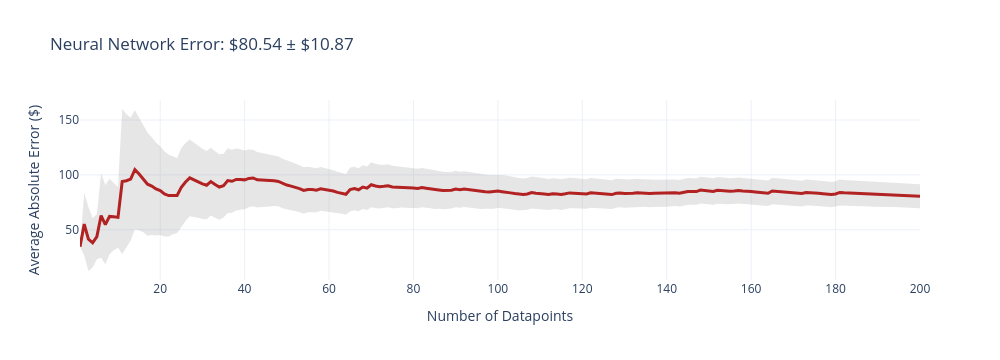
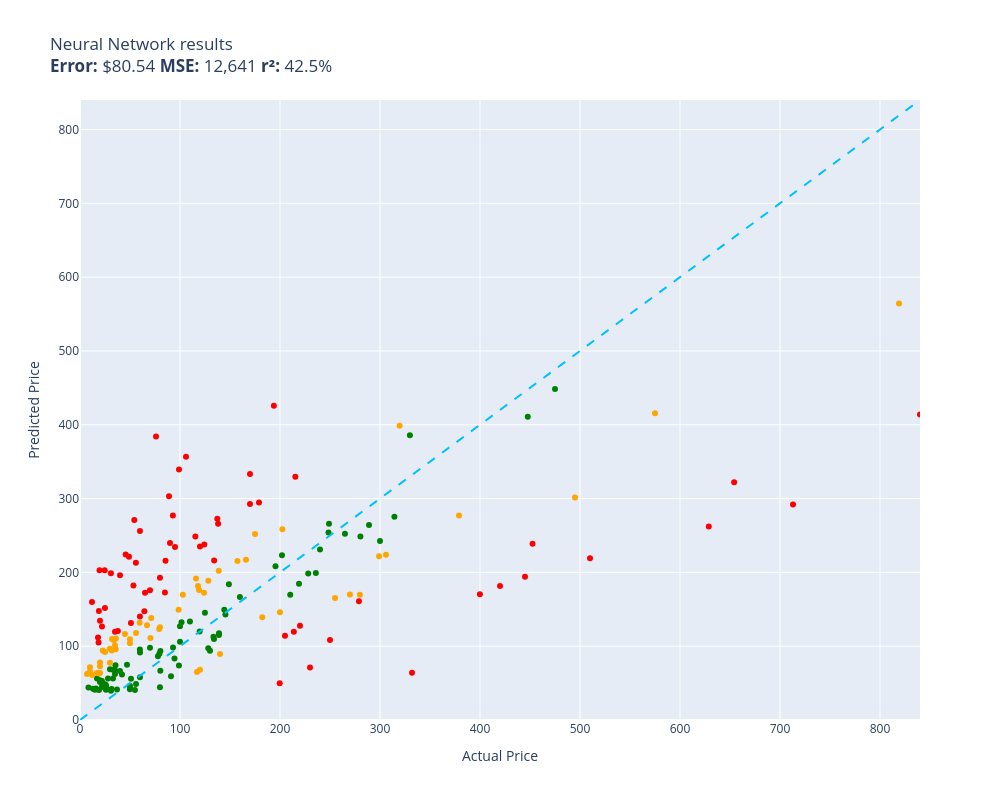

These figures' notebook cell, in order:
### Code cell
evaluate(neural_network, test)

### Figure 1 — Plotly figure (JSON) as saved in the notebook; plotly's stock layout.template omitted (floating-point values rounded to 4 significant figures; data arrays with more than 128 entries replaced by an {"elided": "..."} marker saying what was removed)
{"data": [{"fill": "toself", "fillcolor": "rgba(128,128,128,0.2)", "hoverinfo": "skip", "line": {"color": "rgba(255,255,255,0)"}, "name": "95% CI", "showlegend": false, "type": "scatter", "x": {"elided": "400 int values"}, "y": {"elided": "400 float values"}}, {"customdata": {"elided": "200x1 float values"}, "hovertemplate": "n=%{x}<br>Avg Error=$%{y:,.2f}<br>±95% CI=$%{customdata[0]:,.2f}<extra></extra>", "line": {"color": "firebrick", "width": 3}, "mode": "lines", "name": "Cumulative Avg Error", "type": "scatter", "x": {"elided": "200 int values"}, "y": {"elided": "200 float values"}}], "layout": {"height": 360, "showlegend": false, "title": {"text": "Neural Network Error: $80.54 ± $10.87"}, "width": 1000, "xaxis": {"title": {"text": "Number of Datapoints"}}, "yaxis": {"title": {"text": "Average Absolute Error ($)"}}}}

### Figure 2 — Plotly figure (JSON) as saved in the notebook; plotly's stock layout.template omitted (floating-point values rounded to 4 significant figures)
{"data": [{"customdata": [["Old Blood Noise Excess V2 Distortion Cho...\nGuess=$184.52 Actual=$219.00"], ["NewPower99 Battery Kit for Samsung Galax...\nGuess=$40.81 Actual=$54.95"], ["EXMAX NG-10X Fresnel Lens Focusing Adapt...\nGuess=$98.04 Actual=$69.98"], ["SuppliesOutlet Compatible Toner Cartridg...\nGuess=$149.47 Actual=$144.29"], ["Pump Head TBVECHI 175PSI 4KW 5.5HP 21CFM...\nGuess=$385.73 Actual=$329.90"], ["LOVE MEI Galaxy S10 Lite Case, Military ...\nGuess=$67.97 Actual=$32.98"], ["GJY Portable TV,10.6 inch Mini TV for AT...\nGuess=$89.62 Actual=$79.36"], ["APS iBoard 6-inch Aluminum (Black Powder...\nGuess=$169.57 Actual=$210.23"], ["Intermatic PX300 12V 300W Transformer wi...\nGuess=$109.75 Actual=$134.00"], ["Clementoni 39132.5 Jigsaw Puzzle 1,000 P...\nGuess=$44.49 Actual=$79.95"], ["GanFindX Portable Car Hand Controls for ...\nGuess=$166.77 Actual=$159.90"], ["KOMPUTERBAY 4GB 2X 2GB DDR2 1066MHz PC2-...\nGuess=$66.75 Actual=$80.34"], ["Mylites+ Standard Comic Book Mylar Sleev...\nGuess=$62.42 Actual=$34.99"], ["Wenger City Upgrade Laptop Backpack with...\nGuess=$143.00 Actual=$145.42"], ["AUTOFREE LED Tail Lights Assembly Compat...\nGuess=$223.05 Actual=$201.99"], ["Adams Check Payment and Deposit Register...\nGuess=$74.11 Actual=$35.49"], ["3D Tree Hole Branches 075 Stair Risers D...\nGuess=$93.71 Actual=$129.99"], ["KOHLER 18865-CP Filtered Water Faucet, P...\nGuess=$448.57 Actual=$475.00"], ["Fjallraven, Kanken Laptop 15\" Backpack f...\nGuess=$119.74 Actual=$119.65"], ["Sumerain S1339CM Double Handle Widesprea...\nGuess=$199.15 Actual=$235.86"], ["Webcem Solar Shed Light Outdoor Indoor, ...\nGuess=$86.52 Actual=$77.96"], ["Festool 492370 Platin 2 S1000 Grit 6-Inc...\nGuess=$59.32 Actual=$91.00"], ["Western Digital Enterprise RE4-GP 2TB SA...\nGuess=$133.50 Actual=$109.95"], ["VLAND LED Smoked Taillights Compatible F...\nGuess=$230.92 Actual=$239.99"], ["PM Auto Front Right Quick Complete Strut...\nGuess=$145.19 Actual=$124.94"], ["Tablet PC Cover Compatible with Lenovo T...\nGuess=$41.86 Actual=$31.61"], ["Ultra Duster Canned Air Net 10 Oz 6-Pack\nGuess=$41.73 Actual=$49.90"], ["Liberty Imports 12 Pack: US Military Toy...\nGuess=$56.17 Actual=$16.98"], ["Marvel Legends Series X-Men 6-Inch Archa...\nGuess=$73.95 Actual=$98.95"], ["Intrepid International Dressage Letters-...\nGuess=$42.40 Actual=$26.99"], ["KUNN Small Electrician Tool Pouch Utilit...\nGuess=$52.77 Actual=$21.99"], ["iPhone 12/12 Pro Nicaragua Guardabarranc...\nGuess=$51.48 Actual=$19.97"], ["Replacement Remote Control for PANASONIC...\nGuess=$67.67 Actual=$34.95"], ["KS K-STORM Replacement Silicone Mushroom...\nGuess=$44.16 Actual=$8.50"], ["Pioneer 2AM401-BN Two Handle Kitchen Fau...\nGuess=$198.41 Actual=$228.22"], ["4LT LUMINETTE Vanity Opal GLS BSN\nGuess=$127.02 Actual=$99.99"], ["GE RPWF SmartWater Comparable Refrigerat...\nGuess=$41.32 Actual=$36.99"], ["Urth 62mm UV, Circular Polarizing (CPL),...\nGuess=$117.58 Actual=$139.00"], ["MGP Caliper Covers 39011SACURD Red Powde...\nGuess=$265.80 Actual=$249.00"], ["NewFantasia Replacement Audio Cable with...\nGuess=$39.71 Actual=$31.00"], ["MONOCARBON Forged Carbon Fiber Case for ...\nGuess=$57.78 Actual=$59.99"], ["AC Compressor & A/C Kit For BMW 335i 335...\nGuess=$275.39 Actual=$314.41"], ["MXR Carbon Copy Deluxe Analog Delay Guit...\nGuess=$208.43 Actual=$195.50"], ["USB Charger, CIVIE High Speed 60W Multip...\nGuess=$42.63 Actual=$15.99"], ["Hp Pavilion P7-1257c Motherboard Aahd3-h...\nGuess=$95.56 Actual=$59.86"], ["Kastar Battery Pack Replacement for Sony...\nGuess=$53.98 Actual=$19.99"], ["New Replacement seat cover fits Yamaha M...\nGuess=$114.99 Actual=$138.95"], ["AZX Stylus Pencil for Apple iPad Pro 202...\nGuess=$68.87 Actual=$29.99"], ["Raspberry Pi 3 Model B+ Aluminum Case Me...\nGuess=$40.82 Actual=$14.99"], ["ROHL WSGUM3018WH Wire Sink Grids, White\nGuess=$97.14 Actual=$128.28"], ["Diversitech UC2436-3 Ultralite Condenser...\nGuess=$93.43 Actual=$80.39"], ["APS iBoard (304 Stainless Steel Polished...\nGuess=$252.25 Actual=$264.95"], ["200 Couples Conversation Cards - Enjoy B...\nGuess=$56.08 Actual=$32.97"], ["The Puppet Company - Carpet-Unicorn, Whi...\nGuess=$40.64 Actual=$19.00"], ["KYX Racing Hardened Steel Center Drive S...\nGuess=$74.85 Actual=$46.99"], ["OEM Samsung Remote Control Shipped with ...\nGuess=$48.80 Actual=$56.00"], ["Custom Engagement Logo Desk Embosser Sea...\nGuess=$46.24 Actual=$49.95"], ["Audio Techinca ATW-T1002 System 10 Handh...\nGuess=$264.20 Actual=$289.00"], ["520 Pieces Christmas Envelope Seal Stick...\nGuess=$40.88 Actual=$25.99"], ["LD Compatible Ink Cartridge Replacement ...\nGuess=$61.73 Actual=$41.99"], ["BestPricedDecals Wine A BIT, You'll Feel...\nGuess=$42.28 Actual=$12.98"], ["VATOS 4 Packs Bubble Machine Gun for Kid...\nGuess=$45.95 Actual=$22.88"], ["Steering Wheel, Carbon Fiber Automotive ...\nGuess=$410.93 Actual=$447.74"], ["BXYJY for Samsung Galaxy Z Fold 3 Case w...\nGuess=$43.92 Actual=$49.99"], ["VONADO Space Wars Colonial Viper MK1 Bui...\nGuess=$66.52 Actual=$39.99"], ["Disney Princess Sparkling Princess Sleep...\nGuess=$43.34 Actual=$24.95"], ["sabermaster TCG Playmat yugioh playmat T...\nGuess=$45.01 Actual=$21.99"], ["DuraGo BR5330 Front Vented Disc Brake Ro...\nGuess=$132.34 Actual=$101.51"], ["Vinyl Soft Top Roll-up Adjustable Truck ...\nGuess=$183.91 Actual=$148.88"], ["Glovion Music Stand Light, Clip On Piano...\nGuess=$56.26 Actual=$27.99"], ["Samsung DA97-07603B Freezer Ice Maker As...\nGuess=$98.23 Actual=$93.02"], ["Intex River Run Connect Lounge (Four)\nGuess=$83.25 Actual=$94.49"], ["Think Gizmos Build Your Own Robot Toys f...\nGuess=$48.43 Actual=$24.95"], ["HP Laserjet 2100 Laser Printer W/Test Pr...\nGuess=$242.60 Actual=$299.98"], ["PowerSport Front Rear Brakes and Rotors ...\nGuess=$254.08 Actual=$248.51"], ["Targus CityGear Durable Backpack, Black,...\nGuess=$112.84 Actual=$133.43"], ["Fender Hendrix Voodoo Child Coiled Instr...\nGuess=$91.37 Actual=$59.99"], ["W11130208 W10695459 Refrigerator LED Mod...\nGuess=$41.78 Actual=$26.59"], ["Fitness Center Gym Room Weight Train Dua...\nGuess=$106.18 Actual=$99.99"], ["For Volvo C70 S70 V70 V40 S40 AC Compres...\nGuess=$248.60 Actual=$280.41"], ["Refresh NSF-53 Premium Replacement Refri...\nGuess=$55.79 Actual=$50.99"], ["NICKSTON Red Sparkling Glitter Slim Band...\nGuess=$47.23 Actual=$25.99"]], "hovertemplate": "%{customdata[0]}<extra></extra>", "legendgroup": "green", "marker": {"color": "green", "size": 6, "symbol": "circle"}, "mode": "markers", "name": "green", "orientation": "v", "showlegend": true, "type": "scatter", "x": [219.0, 54.95, 69.98, 144.3, 329.9, 32.98, 79.36, 210.2, 134.0, 79.95, 159.9, 80.34, 34.99, 145.4, 202.0, 35.49, 130.0, 475.0, 119.7, 235.9, 77.96, 91.0, 110.0, 240.0, 124.9, 31.61, 49.9, 16.98, 98.95, 26.99, 21.99, 19.97, 34.95, 8.5, 228.2, 99.99, 36.99, 139.0, 249.0, 31.0, 59.99, 314.4, 195.5, 15.99, 59.86, 19.99, 138.9, 29.99, 14.99, 128.3, 80.39, 264.9, 32.97, 19.0, 46.99, 56.0, 49.95, 289.0, 25.99, 41.99, 12.98, 22.88, 447.7, 49.99, 39.99, 24.95, 21.99, 101.5, 148.9, 27.99, 93.02, 94.49, 24.95, 300.0, 248.5, 133.4, 59.99, 26.59, 99.99, 280.4, 50.99, 25.99], "xaxis": "x", "y": [184.5, 40.81, 98.04, 149.5, 385.7, 67.97, 89.62, 169.6, 109.8, 44.49, 166.8, 66.75, 62.42, 143.0, 223.0, 74.11, 93.71, 448.6, 119.7, 199.2, 86.52, 59.32, 133.5, 230.9, 145.2, 41.86, 41.73, 56.17, 73.95, 42.4, 52.77, 51.48, 67.67, 44.16, 198.4, 127.0, 41.32, 117.6, 265.8, 39.71, 57.78, 275.4, 208.4, 42.63, 95.56, 53.98, 115.0, 68.87, 40.82, 97.14, 93.43, 252.2, 56.08, 40.64, 74.85, 48.8, 46.24, 264.2, 40.88, 61.73, 42.28, 45.95, 410.9, 43.92, 66.52, 43.34, 45.01, 132.3, 183.9, 56.26, 98.23, 83.25, 48.43, 242.6, 254.1, 112.8, 91.37, 41.78, 106.2, 248.6, 55.79, 47.23], "yaxis": "y"}, {"customdata": [["telpo Headlight Assembly Fit For 15 Camr...\nGuess=$191.80 Actual=$115.99"], ["Stand for Raven Pro Document Scanner - P...\nGuess=$96.41 Actual=$29.85"], ["8544771 Dryer Heating Element, 279816 Th...\nGuess=$95.71 Actual=$35.74"], ["Metabo HPT 36V MultiVolt™ Cordless Rotar...\nGuess=$276.89 Actual=$379.00"], ["Panasonic KX-TG6511B DECT 6.0 PLUS Expan...\nGuess=$123.15 Actual=$79.20"], ["LD Products Compatible Toner Cartridge R...\nGuess=$109.47 Actual=$49.98"], ["PEMP E65 E66 CDC Simulate Optical Fiber ...\nGuess=$176.04 Actual=$119.00"], ["CORSAIR Dominator Platinum RGB 32GB (2x1...\nGuess=$172.26 Actual=$124.00"], ["SKB iSeries 3i-13096-6KP Case for BlackM...\nGuess=$252.14 Actual=$174.99"], ["Mini PC, Kinupute Desktop Computer E3-12...\nGuess=$301.44 Actual=$495.00"], ["June Garden 12\" Sweet Dolly Charlotte - ...\nGuess=$63.62 Actual=$19.99"], ["Aolemi Oil Rubbed Bronze Single Function...\nGuess=$149.27 Actual=$98.65"], ["10GBase-LR SFP+ Transceiver, Handar 10GB...\nGuess=$72.88 Actual=$19.99"], ["Canon EOS Rebel T7 Digital SLR Camera wi...\nGuess=$564.44 Actual=$819.00"], ["Evergreen HSHB2005 Cylinder Head Gasket ...\nGuess=$131.71 Actual=$59.69"], ["Tidal Front + Rear Fender Flares 4PC Poc...\nGuess=$165.31 Actual=$254.99"], ["DALDED LED Light Kit for Lego Sonic Gree...\nGuess=$92.09 Actual=$24.99"], ["Baseball Backpacks Large 18 Inch Bookbag...\nGuess=$94.22 Actual=$31.77"], ["Retevis RT68 Soft Earhook Walkie Talkie ...\nGuess=$62.23 Actual=$6.99"], ["Evan-Fischer Front Bumper Cover Compatib...\nGuess=$258.49 Actual=$202.38"], ["Laisomeke Waterproof Junction Box, Unive...\nGuess=$61.04 Actual=$11.99"], ["Miyaya@ Funny Animal Masks Collection fo...\nGuess=$63.76 Actual=$16.99"], ["Trail Gear Twin Stick Kit for Top Shift ...\nGuess=$169.70 Actual=$279.92"], ["Beck/Arnley 0421945 Air Filter\nGuess=$110.36 Actual=$35.87"], ["IQShield Screen Protector Compatible wit...\nGuess=$71.39 Actual=$9.95"], ["Pidoko Kids Train Table, Grey with 90 Pc...\nGuess=$68.17 Actual=$119.97"], ["Ceramic Talavera Mexican Tile 4x4\", 9 Pi...\nGuess=$77.57 Actual=$29.95"], ["ANZO USA 111207 GMC SIERRA 99-06 / YUKON...\nGuess=$139.12 Actual=$182.28"], ["Kingston Brass KS269SN Kingston Clawfoot...\nGuess=$223.77 Actual=$305.99"], ["LSSAGOON Backpack for Women Teen Kids Gi...\nGuess=$107.91 Actual=$33.99"], ["Grey Pneumatic 1311SD Impact Socket Set\nGuess=$215.41 Actual=$157.43"], ["Aeromotive 13304 Regulator, X1 Adjustabl...\nGuess=$170.03 Actual=$269.95"], ["Walker Exhaust Ultra EPA 16478 Direct Fi...\nGuess=$415.63 Actual=$574.99"], ["4pc Wheel Spacers Adapters 4\" (2inch Per...\nGuess=$64.94 Actual=$116.95"], ["LSI Broadcom SAS 9300-8i 8-port 12Gb/s S...\nGuess=$181.51 Actual=$118.00"], ["Mikrotik RB3011UIAS-RM RouterBOARD 10xGi...\nGuess=$221.88 Actual=$299.00"], ["DuraGo 29515020 Front Hub Assembly\nGuess=$188.51 Actual=$128.34"], ["Chalkboard Name Badges with Magnetic Bac...\nGuess=$77.78 Actual=$19.95"], ["Linkloos Solar Street Lights Outdoor Wat...\nGuess=$117.72 Actual=$55.99"], ["GENUINE VOLVO THERMOSTAT (3.0, 3.2) S60 ...\nGuess=$169.58 Actual=$102.85"], ["Pyle Wireless Rear View Backup Camera - ...\nGuess=$110.93 Actual=$70.45"], ["Cardone 84-58642 New HEI Electronic Dist...\nGuess=$217.10 Actual=$165.99"], ["Universal Power Group 12V 100Ah Sealed L...\nGuess=$145.88 Actual=$199.99"], ["Amana Tool - SC587 Carbide Tipped 3-Wing...\nGuess=$138.36 Actual=$71.23"], ["CTLAMP XL-2100 Professional Quality XL-2...\nGuess=$109.82 Actual=$32.00"], ["200 ' feet True 14 Gauge AWG CCA Speaker...\nGuess=$116.56 Actual=$44.95"], ["StonKraft Brass Chess Board Game Set wit...\nGuess=$89.41 Actual=$140.00"], ["Baumgartens Sicurix Blank PVC ID Cards (...\nGuess=$62.87 Actual=$19.11"], ["Venom Power Terra Hunter R/T+ R/T All-Te...\nGuess=$398.75 Actual=$319.65"], ["Replacement Remote Control fit for Sony ...\nGuess=$65.64 Actual=$9.99"], ["Star Wars Die-Cast Metal TITANIUM Series...\nGuess=$94.14 Actual=$22.70"], ["Viola Bow 4/4 Full Size Carbon Fiber (Bl...\nGuess=$104.03 Actual=$49.99"], ["KZ ZS10 Pro in Ear Monitor Headphone KZ ...\nGuess=$128.27 Actual=$66.99"], ["Jada Toys Ryan's World Combo Panda Airli...\nGuess=$100.92 Actual=$34.94"], ["Garmin 010-12402-10 GT15M-TM Transom-Mou...\nGuess=$202.32 Actual=$138.74"], ["MonMount Triple Monitor Stand Freestandi...\nGuess=$125.52 Actual=$79.99"]], "hovertemplate": "%{customdata[0]}<extra></extra>", "legendgroup": "orange", "marker": {"color": "orange", "size": 6, "symbol": "circle"}, "mode": "markers", "name": "orange", "orientation": "v", "showlegend": true, "type": "scatter", "x": [116.0, 29.85, 35.74, 379.0, 79.2, 49.98, 119.0, 124.0, 175.0, 495.0, 19.99, 98.65, 19.99, 819.0, 59.69, 255.0, 24.99, 31.77, 6.99, 202.4, 11.99, 16.99, 279.9, 35.87, 9.95, 120.0, 29.95, 182.3, 306.0, 33.99, 157.4, 269.9, 575.0, 117.0, 118.0, 299.0, 128.3, 19.95, 55.99, 102.8, 70.45, 166.0, 200.0, 71.23, 32.0, 44.95, 140.0, 19.11, 319.6, 9.99, 22.7, 49.99, 66.99, 34.94, 138.7, 79.99], "xaxis": "x", "y": [191.8, 96.41, 95.71, 276.9, 123.2, 109.5, 176.0, 172.3, 252.1, 301.4, 63.62, 149.3, 72.88, 564.4, 131.7, 165.3, 92.09, 94.22, 62.23, 258.5, 61.04, 63.76, 169.7, 110.4, 71.39, 68.17, 77.57, 139.1, 223.8, 107.9, 215.4, 170.0, 415.6, 64.94, 181.5, 221.9, 188.5, 77.78, 117.7, 169.6, 110.9, 217.1, 145.9, 138.4, 109.8, 116.6, 89.41, 62.87, 398.7, 65.64, 94.14, 104.0, 128.3, 100.9, 202.3, 125.5], "yaxis": "y"}, {"customdata": [["RBC12-UPC Replacement Battery Cartridge ...\nGuess=$71.03 Actual=$229.99"], ["ACDelco GM Original Equipment FW339 Fron...\nGuess=$329.41 Actual=$215.33"], ["Bam France 2002XL Contoured Hightech Bla...\nGuess=$292.07 Actual=$713.00"], ["46mm Digital Pro High-Resolution Close-U...\nGuess=$134.31 Actual=$19.99"], ["Innovative Percussion CB-6 Chamois Bass ...\nGuess=$270.94 Actual=$54.32"], ["HK SYSTEMS 13\" Heavy Duty Black \"Push\" O...\nGuess=$172.64 Actual=$84.95"], ["Bam Trekking 3027SB Single Black Clarine...\nGuess=$64.15 Actual=$332.00"], ["DEWALT 20V MAX* XR Impact Driver with Bl...\nGuess=$238.71 Actual=$452.53"], ["Deco Mount Pro Tripod Microphone Stand w...\nGuess=$255.94 Actual=$59.95"], ["Scranton & Co 3 Drawer Mobile File Cabin...\nGuess=$248.69 Actual=$115.35"], ["Task T24287 Roman Ogee Router Bit with 1...\nGuess=$213.20 Actual=$55.88"], ["Travelpro Platinum Elite Slim Business L...\nGuess=$119.71 Actual=$213.83"], ["Southwire 120V/15A Right Angle User Atta...\nGuess=$120.67 Actual=$37.87"], ["JRready ST6313 DT Deutsch Connector Kit,...\nGuess=$49.69 Actual=$199.68"], ["15\" Locking Shower Head Extension Arm in...\nGuess=$192.75 Actual=$79.95"], ["Dakota Alert MURS Alert Probe Sensor - M...\nGuess=$127.77 Actual=$219.99"], ["152MM Hole Saws M42 Bi-Metal High Speed ...\nGuess=$111.76 Actual=$17.99"], ["Projector, CRAZVIEW Projector with WiFi ...\nGuess=$182.31 Actual=$53.40"], ["Diversitech WG840585 Motor, (Ddb) 1/3Hp,...\nGuess=$216.08 Actual=$134.12"], ["MC: Pindicator (Dual Intensity Amber)\nGuess=$195.96 Actual=$40.00"], ["Poison Spyder 10-08-020 Rocker Knocker\nGuess=$262.08 Actual=$628.76"], ["DIMARZIO 204284 DP 163FBK Blues Bucker G...\nGuess=$239.92 Actual=$89.99"], ["Lighted Triangle Mirror Cabinet Bathroom...\nGuess=$194.06 Actual=$445.00"], ["BESTILL Wall Mounted Shower Faucet Set, ...\nGuess=$384.04 Actual=$76.00"], ["Engine Thermostat, Replace 19301-PAA-306...\nGuess=$147.81 Actual=$18.89"], ["Dell Optiplex 390 Desktop Computer i3 3....\nGuess=$237.93 Actual=$124.27"], ["Neporal Full Spectrum Light Bulb, 6000K ...\nGuess=$104.90 Actual=$18.59"], ["Satco S9596, 4 Count (Pack of 1), 4.18\nGuess=$159.85 Actual=$12.00"], ["LEGO Marvel Avengers War Machine Buster ...\nGuess=$140.21 Actual=$59.95"], ["EMART Photography C Stand with Boom Arm,...\nGuess=$234.98 Actual=$119.99"], ["KOHLER K-1185540-CP Assembly-Slider\nGuess=$224.10 Actual=$45.67"], ["Trim Kit for 2-handle Shower & Tub Valve...\nGuess=$234.53 Actual=$94.99"], ["Royal Designs, Inc. Decorative Abundant ...\nGuess=$151.70 Actual=$24.95"], ["Canon Sure Shot 90u 35mm Date Camera\nGuess=$170.21 Actual=$399.89"], ["Wilkinson LOW GAUSS Vintage Tone Strat S...\nGuess=$198.80 Actual=$30.93"], ["Ibanez M510OVS Acoustic Mandolin in Vint...\nGuess=$333.34 Actual=$169.99"], ["Berta (6 Pieces) 1-1/4 inch Overlay, 90 ...\nGuess=$202.75 Actual=$24.66"], ["CradlePoint Compact Broadband Router (CB...\nGuess=$303.14 Actual=$89.00"], ["Auertech Portable Washing Machine, 14lbs...\nGuess=$339.35 Actual=$98.99"], ["18 Inch White Undermount Kitchen Sink - ...\nGuess=$294.56 Actual=$179.00"], ["Evan Fischer Radiator Cooling Fan Assemb...\nGuess=$272.78 Actual=$137.34"], ["ECCPP Power Steering Pump for 2009-2010 ...\nGuess=$215.82 Actual=$85.48"], ["UPR Mach 1 Chin Spoiler Fits 94-98 Musta...\nGuess=$172.56 Actual=$64.99"], ["SP Air Corporation SP-8102BU 1/4-Inch He...\nGuess=$114.25 Actual=$204.99"], ["Skullcandy Hesh Evo Bluetooth Headphones...\nGuess=$175.94 Actual=$69.99"], ["ASUS VY279HE-W 27” 1080P Monitor - White...\nGuess=$265.81 Actual=$138.10"], ["LCD Screen for Dell Inspiron 17R 17.3\" H...\nGuess=$147.48 Actual=$64.37"], ["Music Hall pa15.3 MM/MC Phono Preamplifi...\nGuess=$108.40 Actual=$250.00"], ["Lorell Bell Chair Glide, 2.5\", Black\nGuess=$202.82 Actual=$19.50"], ["4 Inches Rolled Muffler Tip Catback Exha...\nGuess=$425.68 Actual=$193.88"], ["Competition Clutch Disc and Pressure Pla...\nGuess=$219.03 Actual=$510.00"], ["KUNFINE Android Radio CarPlay & Android ...\nGuess=$356.71 Actual=$106.00"], ["VIPMOTOZ Sequential Turn Signal Premium ...\nGuess=$160.97 Actual=$278.94"], ["A-Premium Front Suspension Steering Knuc...\nGuess=$221.22 Actual=$48.99"], ["Dell XPS 13 9343-2727SLV 13.3\" Full HD S...\nGuess=$414.04 Actual=$839.99"], ["Pacific Drums PDCM1618TTRB 16 x 18 Inche...\nGuess=$181.46 Actual=$419.99"], ["Blanco 230966 Valea Stainless Steel Sink...\nGuess=$277.02 Actual=$92.88"], ["Empava 24\" Single Wall Ovens 10 Cooking ...\nGuess=$322.16 Actual=$654.14"], ["VTech Strum and Jam Kidi Musical Guitar ...\nGuess=$126.80 Actual=$21.99"], ["Pyle 2x120 Watt Home Audio Speaker Power...\nGuess=$131.28 Actual=$50.92"], ["STICKGOO Peel and Stick Backsplash for K...\nGuess=$119.49 Actual=$34.99"], ["Xiaomi Redmi 10 2022 NFC 4G LTE (128GB +...\nGuess=$292.79 Actual=$169.99"]], "hovertemplate": "%{customdata[0]}<extra></extra>", "legendgroup": "red", "marker": {"color": "red", "size": 6, "symbol": "circle"}, "mode": "markers", "name": "red", "orientation": "v", "showlegend": true, "type": "scatter", "x": [230.0, 215.3, 713.0, 19.99, 54.32, 84.95, 332.0, 452.5, 59.95, 115.3, 55.88, 213.8, 37.87, 199.7, 79.95, 220.0, 17.99, 53.4, 134.1, 40.0, 628.8, 89.99, 445.0, 76.0, 18.89, 124.3, 18.59, 12.0, 59.95, 120.0, 45.67, 94.99, 24.95, 399.9, 30.93, 170.0, 24.66, 89.0, 98.99, 179.0, 137.3, 85.48, 64.99, 205.0, 69.99, 138.1, 64.37, 250.0, 19.5, 193.9, 510.0, 106.0, 278.9, 48.99, 840.0, 420.0, 92.88, 654.1, 21.99, 50.92, 34.99, 170.0], "xaxis": "x", "y": [71.03, 329.4, 292.1, 134.3, 270.9, 172.6, 64.15, 238.7, 255.9, 248.7, 213.2, 119.7, 120.7, 49.69, 192.7, 127.8, 111.8, 182.3, 216.1, 196.0, 262.1, 239.9, 194.1, 384.0, 147.8, 237.9, 104.9, 159.9, 140.2, 235.0, 224.1, 234.5, 151.7, 170.2, 198.8, 333.3, 202.7, 303.1, 339.3, 294.6, 272.8, 215.8, 172.6, 114.3, 175.9, 265.8, 147.5, 108.4, 202.8, 425.7, 219.0, 356.7, 161.0, 221.2, 414.0, 181.5, 277.0, 322.2, 126.8, 131.3, 119.5, 292.8], "yaxis": "y"}, {"hoverinfo": "skip", "line": {"color": "deepskyblue", "dash": "dash", "width": 2}, "mode": "lines", "name": "y = x", "showlegend": false, "type": "scatter", "x": [0, 840.0], "y": [0, 840.0]}], "layout": {"height": 800, "legend": {"title": {"text": "color"}, "tracegroupgap": 0}, "showlegend": false, "title": {"text": "Neural Network results<br><b>Error:</b> $80.54 <b>MSE:</b> 12,641 <b>r²:</b> 42.5%"}, "width": 1000, "xaxis": {"anchor": "y", "domain": [0, 1], "range": [0, 840.0], "title": {"text": "Actual Price"}}, "yaxis": {"anchor": "x", "domain": [0, 1], "range": [0, 840.0], "title": {"text": "Predicted Price"}}}}
